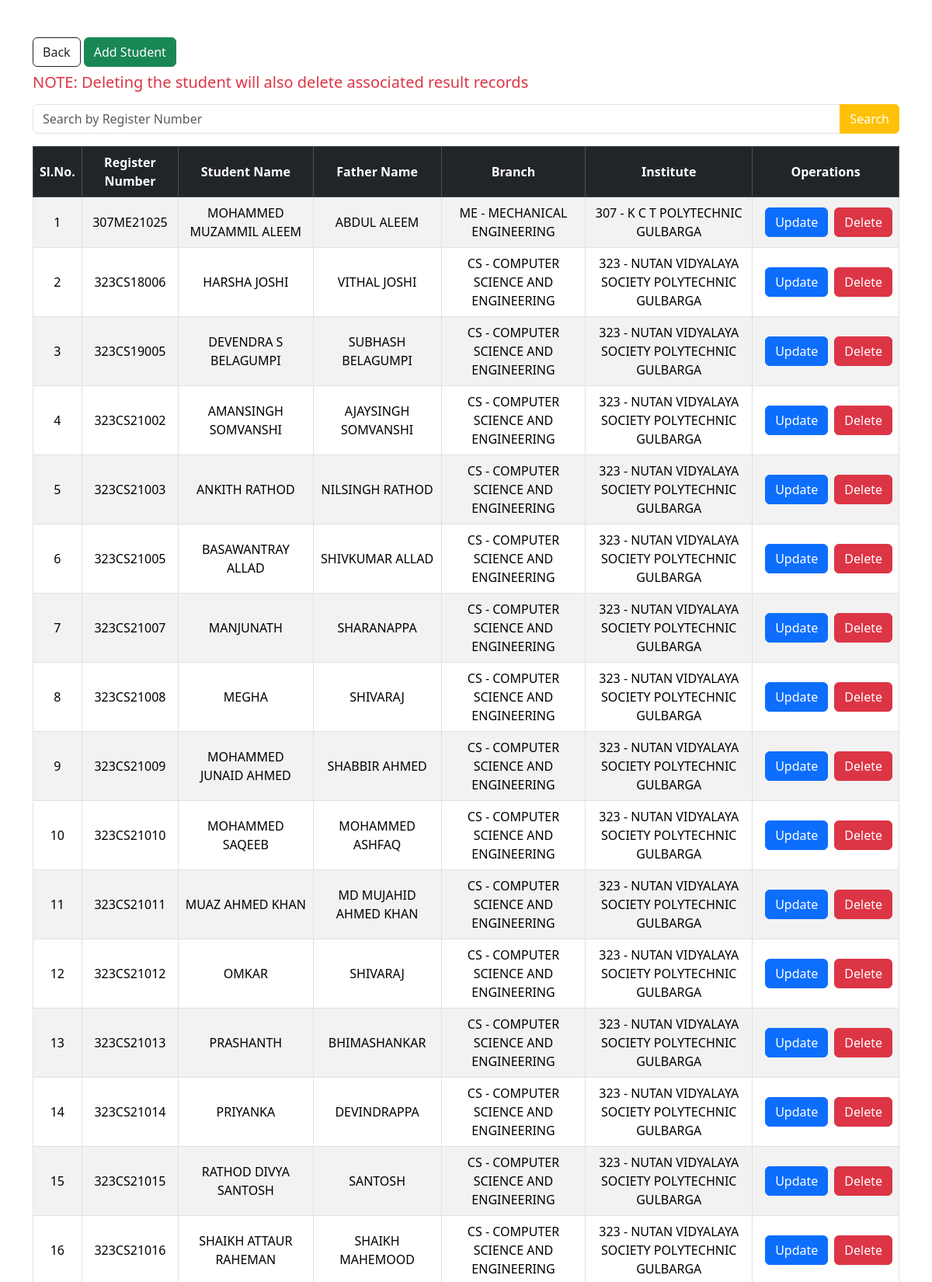
The app's page /bte/AdminDashboard/Students.php (signed in, upper part) with its own data.
### tables this page shows
CREATE TABLE `students` (
  `register_number` varchar(12) NOT NULL,
  `student_name` varchar(255) NOT NULL,
  `father_name` varchar(255) DEFAULT NULL,
  `branch_id` varchar(5) DEFAULT NULL,
  `institute_id` int(5) DEFAULT NULL
);

CREATE TABLE `branches` (
  `branch_id` varchar(5) NOT NULL,
  `branch_name` varchar(255) NOT NULL
);

CREATE TABLE `institutes` (
  `institute_id` int(5) NOT NULL,
  `institute_name` varchar(255) DEFAULT NULL
);

### bte/AdminDashboard/Students.php (the view, shortened to what this page needs)
<?php
include "../AdminDashboard/Backend/connectdb.php";
$search_register_number = '';
?>
<!DOCTYPE html>
<html lang="en">
<head>
    <link href="https://cdn.jsdelivr.net/npm/bootstrap@5.3.2/dist/css/bootstrap.min.css" rel="stylesheet">
</head>
<body>
    <div class="container my-5">
        <a href="../AdminDashboard/Dashboard.php" class="btn btn-outline-dark">Back</a>
        <a href="./Forms/AddStudents.php" class="btn btn-success">Add Student</a>
        <h5 class="my-2 text-danger">
            <span>NOTE: Deleting the student will also delete associated result records</span>
        </h5>
        <form method="POST" class="mt-3" id="searchForm">
            <div class="input-group mb-3">
                <input type="text" class="form-control" placeholder="Search by Register Number" name="register_number" id="registerNumberInput" value="<?php echo $search_register_number; ?>">
                <button class="btn btn-warning text-white" type="submit" name="search">Search</button>
            </div>
        </form>
        <div class="table-responsive mt-3">
            <table class="table table-striped table-bordered table-hover">
                <thead>
                    <tr class="text-center align-middle table-dark">
                        <th scope="col">Sl.No.</th>
                        <th scope="col">Register Number</th>
                        <th scope="col">Student Name</th>
                        <th scope="col">Father Name</th>
                        <th scope="col">Branch</th>
                        <th scope="col">Institute</th>
                        <th scope="col">Operations</th>
                    </tr>
                </thead>
                <tbody>
                    <?php
                    $sql = "SELECT
                    students.register_number,
                    students.student_name,
                    students.father_name,
                    branches.branch_id,
                    branches.branch_name,
                    institutes.institute_id,
                    institutes.institute_name
                FROM
                    students
                JOIN
                    branches ON students.branch_id = branches.branch_id
                JOIN
                    institutes ON students.institute_id = institutes.institute_id";
                    $sql .= " ORDER BY students.register_number ASC";
                    $result = mysqli_query($conn, $sql);
                    if ($result) {
                        $serial_number = 1;
                        while ($row = mysqli_fetch_assoc($result)) {
                            $register_number = $row['register_number'];
                            $student_name = $row['student_name'];
                            $father_name = $row['father_name'];
                            $branch_id = $row['branch_id'];
                            $branch_name = $row['branch_name'];
                            $institute_id = $row['institute_id'];
                            $institute_name = $row['institute_name'];
                            echo '<tr class="align-middle text-center">';
                            echo '<td>' . $serial_number . '</td>';
                            echo '<td>' . $register_number . '</td>';
                            echo '<td>' . $student_name . '</td>';
                            echo '<td>' . $father_name . '</td>';
                            echo '<td>' . $branch_id . ' - ' . $branch_name . '</td>';
                            echo '<td>' . $institute_id . ' - ' . $institute_name . '</td>';
                            echo '<td>';
                            echo '<div class="d-inline-flex">';
                            echo '<a href="../AdminDashboard/Forms/UpdateStudent.php?updatestudentwithregno=' . $register_number . '" class="btn btn-primary mx-2">Update</a>';
                            echo '<a href="../AdminDashboard/Backend/delete.php?deletestudentwithregno=' . $register_number . '" class="btn btn-danger">Delete</a>';
                            echo '</div>';
                            echo '</td>';
                            echo '</tr>';
                            $serial_number++;
                        }
                    }
                    ?>
                </tbody>
            </table>
        </div>
    </div>
</body>
</html>

### records on screen
students: register_number "307ME21025", student_name "MOHAMMED MUZAMMIL ALEEM", father_name "ABDUL ALEEM", branch.branch_id "ME", branch.branch_name "MECHANICAL ENGINEERING", institute.institute_id "307", institute.institute_name "K C T POLYTECHNIC GULBARGA"
students: register_number "323CS18006", student_name "HARSHA JOSHI", father_name "VITHAL JOSHI", branch.branch_id "CS", branch.branch_name "COMPUTER SCIENCE AND ENGINEERING", institute.institute_id "323", institute.institute_name "NUTAN VIDYALAYA SOCIETY POLYTECHNIC GULBARGA"
students: register_number "323CS19005", student_name "DEVENDRA S BELAGUMPI", father_name "SUBHASH BELAGUMPI", branch.branch_id "CS", branch.branch_name "COMPUTER SCIENCE AND ENGINEERING", institute.institute_id "323", institute.institute_name "NUTAN VIDYALAYA SOCIETY POLYTECHNIC GULBARGA"
students: register_number "323CS21002", student_name "AMANSINGH SOMVANSHI", father_name "AJAYSINGH SOMVANSHI", branch.branch_id "CS", branch.branch_name "COMPUTER SCIENCE AND ENGINEERING", institute.institute_id "323", institute.institute_name "NUTAN VIDYALAYA SOCIETY POLYTECHNIC GULBARGA"
students: register_number "323CS21003", student_name "ANKITH RATHOD", father_name "NILSINGH RATHOD", branch.branch_id "CS", branch.branch_name "COMPUTER SCIENCE AND ENGINEERING", institute.institute_id "323", institute.institute_name "NUTAN VIDYALAYA SOCIETY POLYTECHNIC GULBARGA"
students: register_number "323CS21005", student_name "BASAWANTRAY ALLAD", father_name "SHIVKUMAR ALLAD", branch.branch_id "CS", branch.branch_name "COMPUTER SCIENCE AND ENGINEERING", institute.institute_id "323", institute.institute_name "NUTAN VIDYALAYA SOCIETY POLYTECHNIC GULBARGA"
students: register_number "323CS21007", student_name "MANJUNATH", father_name "SHARANAPPA", branch.branch_id "CS", branch.branch_name "COMPUTER SCIENCE AND ENGINEERING", institute.institute_id "323", institute.institute_name "NUTAN VIDYALAYA SOCIETY POLYTECHNIC GULBARGA"
students: register_number "323CS21008", student_name "MEGHA", father_name "SHIVARAJ", branch.branch_id "CS", branch.branch_name "COMPUTER SCIENCE AND ENGINEERING", institute.institute_id "323", institute.institute_name "NUTAN VIDYALAYA SOCIETY POLYTECHNIC GULBARGA"
students: register_number "323CS21009", student_name "MOHAMMED JUNAID AHMED", father_name "SHABBIR AHMED", branch.branch_id "CS", branch.branch_name "COMPUTER SCIENCE AND ENGINEERING", institute.institute_id "323", institute.institute_name "NUTAN VIDYALAYA SOCIETY POLYTECHNIC GULBARGA"
students: register_number "323CS21010", student_name "MOHAMMED SAQEEB", father_name "MOHAMMED ASHFAQ", branch.branch_id "CS", branch.branch_name "COMPUTER SCIENCE AND ENGINEERING", institute.institute_id "323", institute.institute_name "NUTAN VIDYALAYA SOCIETY POLYTECHNIC GULBARGA"
students: register_number "323CS21011", student_name "MUAZ AHMED KHAN", father_name "MD MUJAHID AHMED KHAN", branch.branch_id "CS", branch.branch_name "COMPUTER SCIENCE AND ENGINEERING", institute.institute_id "323", institute.institute_name "NUTAN VIDYALAYA SOCIETY POLYTECHNIC GULBARGA"
students: register_number "323CS21012", student_name "OMKAR", father_name "SHIVARAJ", branch.branch_id "CS", branch.branch_name "COMPUTER SCIENCE AND ENGINEERING", institute.institute_id "323", institute.institute_name "NUTAN VIDYALAYA SOCIETY POLYTECHNIC GULBARGA"
students: register_number "323CS21013", student_name "PRASHANTH", father_name "BHIMASHANKAR", branch.branch_id "CS", branch.branch_name "COMPUTER SCIENCE AND ENGINEERING", institute.institute_id "323", institute.institute_name "NUTAN VIDYALAYA SOCIETY POLYTECHNIC GULBARGA"
students: register_number "323CS21014", student_name "PRIYANKA", father_name "DEVINDRAPPA", branch.branch_id "CS", branch.branch_name "COMPUTER SCIENCE AND ENGINEERING", institute.institute_id "323", institute.institute_name "NUTAN VIDYALAYA SOCIETY POLYTECHNIC GULBARGA"
students: register_number "323CS21015", student_name "RATHOD DIVYA SANTOSH", father_name "SANTOSH", branch.branch_id "CS", branch.branch_name "COMPUTER SCIENCE AND ENGINEERING", institute.institute_id "323", institute.institute_name "NUTAN VIDYALAYA SOCIETY POLYTECHNIC GULBARGA"
students: register_number "323CS21016", student_name "SHAIKH ATTAUR RAHEMAN", father_name "SHAIKH MAHEMOOD", branch.branch_id "CS", branch.branch_name "COMPUTER SCIENCE AND ENGINEERING", institute.institute_id "323", institute.institute_name "NUTAN VIDYALAYA SOCIETY POLYTECHNIC GULBARGA"
